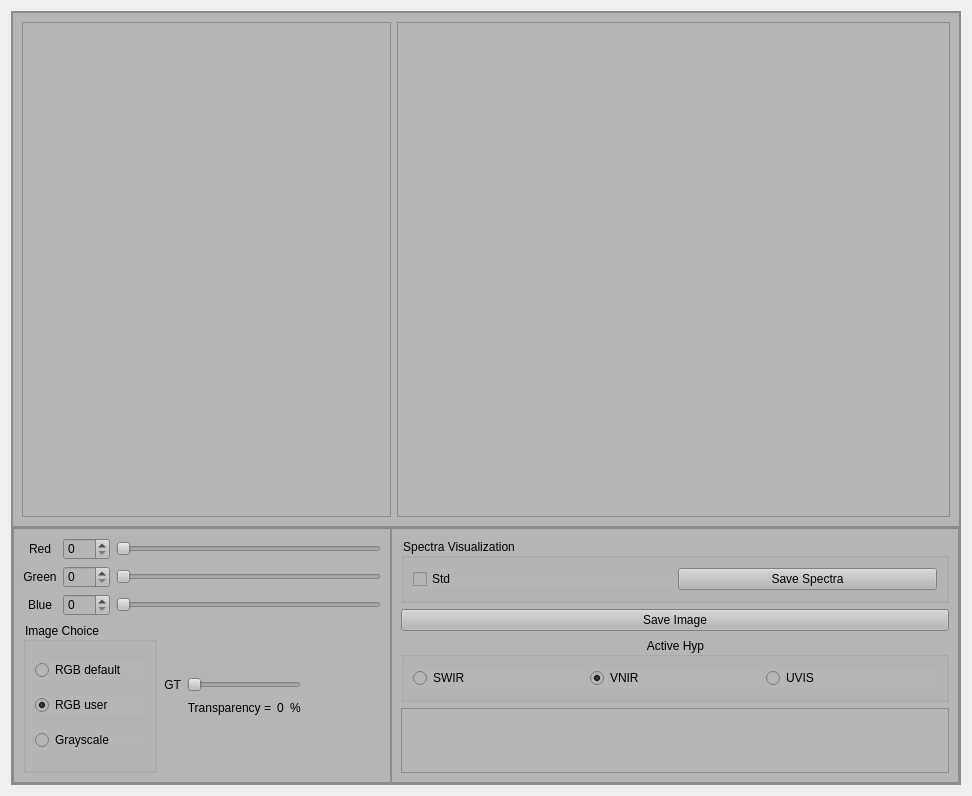
<?xml version="1.0" encoding="UTF-8"?>
<ui version="4.0">
 <class>DataVizualisation</class>
 <widget class="QWidget" name="DataVizualisation">
  <property name="geometry">
   <rect>
    <x>0</x>
    <y>0</y>
    <width>972</width>
    <height>796</height>
   </rect>
  </property>
  <property name="windowTitle">
   <string>Data Visualization Tool</string>
  </property>
  <layout class="QVBoxLayout" name="verticalLayout_2">
   <item>
    <widget class="QFrame" name="frame_principal">
     <property name="minimumSize">
      <size>
       <width>200</width>
       <height>400</height>
      </size>
     </property>
     <property name="font">
      <font>
       <pointsize>10</pointsize>
      </font>
     </property>
     <property name="styleSheet">
      <string notr="true">background-color: rgb(181, 181, 181);</string>
     </property>
     <property name="frameShape">
      <enum>QFrame::StyledPanel</enum>
     </property>
     <property name="frameShadow">
      <enum>QFrame::Raised</enum>
     </property>
     <layout class="QVBoxLayout" name="verticalLayout" stretch="2,1">
      <property name="spacing">
       <number>0</number>
      </property>
      <property name="leftMargin">
       <number>0</number>
      </property>
      <property name="topMargin">
       <number>0</number>
      </property>
      <property name="rightMargin">
       <number>0</number>
      </property>
      <property name="bottomMargin">
       <number>0</number>
      </property>
      <item>
       <widget class="QFrame" name="frame_up">
        <property name="minimumSize">
         <size>
          <width>0</width>
          <height>0</height>
         </size>
        </property>
        <property name="styleSheet">
         <string notr="true"/>
        </property>
        <property name="frameShape">
         <enum>QFrame::StyledPanel</enum>
        </property>
        <property name="frameShadow">
         <enum>QFrame::Raised</enum>
        </property>
        <layout class="QHBoxLayout" name="horizontalLayout" stretch="2,3">
         <item>
          <widget class="QFrame" name="frame_image">
           <property name="styleSheet">
            <string notr="true"/>
           </property>
           <property name="frameShape">
            <enum>QFrame::StyledPanel</enum>
           </property>
           <property name="frameShadow">
            <enum>QFrame::Raised</enum>
           </property>
           <layout class="QHBoxLayout" name="horizontalLayout_2">
            <property name="spacing">
             <number>0</number>
            </property>
            <property name="leftMargin">
             <number>0</number>
            </property>
            <property name="topMargin">
             <number>0</number>
            </property>
            <property name="rightMargin">
             <number>0</number>
            </property>
            <property name="bottomMargin">
             <number>0</number>
            </property>
            <item>
             <layout class="QVBoxLayout" name="verticalLayout_image">
              <property name="spacing">
               <number>0</number>
              </property>
             </layout>
            </item>
           </layout>
          </widget>
         </item>
         <item>
          <widget class="QFrame" name="frame">
           <property name="minimumSize">
            <size>
             <width>0</width>
             <height>200</height>
            </size>
           </property>
           <property name="styleSheet">
            <string notr="true"/>
           </property>
           <property name="frameShape">
            <enum>QFrame::StyledPanel</enum>
           </property>
           <property name="frameShadow">
            <enum>QFrame::Raised</enum>
           </property>
           <layout class="QHBoxLayout" name="horizontalLayout_6">
            <property name="leftMargin">
             <number>0</number>
            </property>
            <property name="topMargin">
             <number>0</number>
            </property>
            <property name="rightMargin">
             <number>0</number>
            </property>
            <property name="bottomMargin">
             <number>0</number>
            </property>
            <item>
             <layout class="QVBoxLayout" name="verticalLayout_spectra"/>
            </item>
           </layout>
          </widget>
         </item>
        </layout>
       </widget>
      </item>
      <item>
       <widget class="QFrame" name="frame_down">
        <property name="styleSheet">
         <string notr="true"/>
        </property>
        <property name="frameShape">
         <enum>QFrame::StyledPanel</enum>
        </property>
        <property name="frameShadow">
         <enum>QFrame::Raised</enum>
        </property>
        <layout class="QHBoxLayout" name="horizontalLayout_3" stretch="2,3">
         <property name="spacing">
          <number>0</number>
         </property>
         <property name="leftMargin">
          <number>0</number>
         </property>
         <property name="topMargin">
          <number>0</number>
         </property>
         <property name="rightMargin">
          <number>0</number>
         </property>
         <property name="bottomMargin">
          <number>0</number>
         </property>
         <item>
          <widget class="QFrame" name="frame_display_options">
           <property name="styleSheet">
            <string notr="true"/>
           </property>
           <property name="frameShape">
            <enum>QFrame::StyledPanel</enum>
           </property>
           <property name="frameShadow">
            <enum>QFrame::Raised</enum>
           </property>
           <layout class="QVBoxLayout" name="verticalLayout_6" stretch="3,3">
            <property name="sizeConstraint">
             <enum>QLayout::SetDefaultConstraint</enum>
            </property>
            <item>
             <layout class="QGridLayout" name="gridLayout_RGBchannels">
              <item row="1" column="2">
               <widget class="QSlider" name="horizontalSlider_green_channel">
                <property name="maximum">
                 <number>149</number>
                </property>
                <property name="value">
                 <number>0</number>
                </property>
                <property name="orientation">
                 <enum>Qt::Horizontal</enum>
                </property>
               </widget>
              </item>
              <item row="0" column="2">
               <widget class="QSlider" name="horizontalSlider_red_channel">
                <property name="maximum">
                 <number>149</number>
                </property>
                <property name="value">
                 <number>0</number>
                </property>
                <property name="orientation">
                 <enum>Qt::Horizontal</enum>
                </property>
               </widget>
              </item>
              <item row="2" column="2">
               <widget class="QSlider" name="horizontalSlider_blue_channel">
                <property name="maximum">
                 <number>149</number>
                </property>
                <property name="value">
                 <number>0</number>
                </property>
                <property name="orientation">
                 <enum>Qt::Horizontal</enum>
                </property>
               </widget>
              </item>
              <item row="0" column="0">
               <widget class="QLabel" name="label_red_channel">
                <property name="text">
                 <string>Red</string>
                </property>
                <property name="alignment">
                 <set>Qt::AlignCenter</set>
                </property>
               </widget>
              </item>
              <item row="1" column="1">
               <widget class="QSpinBox" name="spinBox_green_channel">
                <property name="maximum">
                 <number>149</number>
                </property>
                <property name="value">
                 <number>0</number>
                </property>
               </widget>
              </item>
              <item row="0" column="1">
               <widget class="QSpinBox" name="spinBox_red_channel">
                <property name="maximum">
                 <number>149</number>
                </property>
                <property name="singleStep">
                 <number>1</number>
                </property>
                <property name="value">
                 <number>0</number>
                </property>
               </widget>
              </item>
              <item row="1" column="0">
               <widget class="QLabel" name="label_green_channel">
                <property name="text">
                 <string>Green</string>
                </property>
                <property name="alignment">
                 <set>Qt::AlignCenter</set>
                </property>
               </widget>
              </item>
              <item row="2" column="1">
               <widget class="QSpinBox" name="spinBox_blue_channel">
                <property name="maximum">
                 <number>149</number>
                </property>
                <property name="value">
                 <number>0</number>
                </property>
               </widget>
              </item>
              <item row="2" column="0">
               <widget class="QLabel" name="label_blue_channel">
                <property name="text">
                 <string>Blue</string>
                </property>
                <property name="alignment">
                 <set>Qt::AlignCenter</set>
                </property>
               </widget>
              </item>
             </layout>
            </item>
            <item>
             <layout class="QHBoxLayout" name="horizontalLayout_4" stretch="1,1,0,0">
              <item>
               <widget class="QGroupBox" name="groupBox_image_type">
                <property name="title">
                 <string>Image Choice</string>
                </property>
                <layout class="QVBoxLayout" name="verticalLayout_3">
                 <item>
                  <widget class="QRadioButton" name="radioButton_rgb_default">
                   <property name="text">
                    <string>RGB default</string>
                   </property>
                  </widget>
                 </item>
                 <item>
                  <widget class="QRadioButton" name="radioButton_rgb_user">
                   <property name="enabled">
                    <bool>true</bool>
                   </property>
                   <property name="text">
                    <string>RGB user</string>
                   </property>
                   <property name="checked">
                    <bool>true</bool>
                   </property>
                  </widget>
                 </item>
                 <item>
                  <widget class="QRadioButton" name="radioButton_grayscale">
                   <property name="text">
                    <string>Grayscale</string>
                   </property>
                  </widget>
                 </item>
                </layout>
               </widget>
              </item>
              <item>
               <layout class="QGridLayout" name="gridLayout_2">
                <item row="2" column="1">
                 <widget class="QLabel" name="label_transparency">
                  <property name="text">
                   <string>Transparency =</string>
                  </property>
                  <property name="alignment">
                   <set>Qt::AlignRight|Qt::AlignTrailing|Qt::AlignVCenter</set>
                  </property>
                 </widget>
                </item>
                <item row="1" column="0">
                 <widget class="QLabel" name="label_GT">
                  <property name="text">
                   <string>GT</string>
                  </property>
                  <property name="alignment">
                   <set>Qt::AlignRight|Qt::AlignTrailing|Qt::AlignVCenter</set>
                  </property>
                 </widget>
                </item>
                <item row="2" column="0">
                 <spacer name="horizontalSpacer">
                  <property name="orientation">
                   <enum>Qt::Horizontal</enum>
                  </property>
                  <property name="sizeHint" stdset="0">
                   <size>
                    <width>40</width>
                    <height>20</height>
                   </size>
                  </property>
                 </spacer>
                </item>
                <item row="3" column="1">
                 <spacer name="verticalSpacer_2">
                  <property name="orientation">
                   <enum>Qt::Vertical</enum>
                  </property>
                  <property name="sizeHint" stdset="0">
                   <size>
                    <width>20</width>
                    <height>40</height>
                   </size>
                  </property>
                 </spacer>
                </item>
                <item row="1" column="1" colspan="3">
                 <widget class="QSlider" name="horizontalSlider_transparency_GT">
                  <property name="maximum">
                   <number>100</number>
                  </property>
                  <property name="value">
                   <number>0</number>
                  </property>
                  <property name="sliderPosition">
                   <number>0</number>
                  </property>
                  <property name="orientation">
                   <enum>Qt::Horizontal</enum>
                  </property>
                 </widget>
                </item>
                <item row="2" column="2">
                 <widget class="QLabel" name="label_transparency_value">
                  <property name="text">
                   <string>0</string>
                  </property>
                  <property name="alignment">
                   <set>Qt::AlignCenter</set>
                  </property>
                 </widget>
                </item>
                <item row="0" column="1">
                 <spacer name="verticalSpacer">
                  <property name="orientation">
                   <enum>Qt::Vertical</enum>
                  </property>
                  <property name="sizeHint" stdset="0">
                   <size>
                    <width>20</width>
                    <height>40</height>
                   </size>
                  </property>
                 </spacer>
                </item>
                <item row="2" column="3">
                 <widget class="QLabel" name="label">
                  <property name="text">
                   <string>%</string>
                  </property>
                 </widget>
                </item>
               </layout>
              </item>
              <item>
               <spacer name="horizontalSpacer_3">
                <property name="orientation">
                 <enum>Qt::Horizontal</enum>
                </property>
                <property name="sizeHint" stdset="0">
                 <size>
                  <width>40</width>
                  <height>20</height>
                 </size>
                </property>
               </spacer>
              </item>
              <item>
               <spacer name="horizontalSpacer_2">
                <property name="orientation">
                 <enum>Qt::Horizontal</enum>
                </property>
                <property name="sizeHint" stdset="0">
                 <size>
                  <width>40</width>
                  <height>20</height>
                 </size>
                </property>
               </spacer>
              </item>
             </layout>
            </item>
           </layout>
          </widget>
         </item>
         <item>
          <widget class="QFrame" name="frame_spectra">
           <property name="styleSheet">
            <string notr="true"/>
           </property>
           <property name="frameShape">
            <enum>QFrame::StyledPanel</enum>
           </property>
           <property name="frameShadow">
            <enum>QFrame::Raised</enum>
           </property>
           <layout class="QVBoxLayout" name="verticalLayout_4" stretch="0,0,0,0">
            <item>
             <widget class="QGroupBox" name="groupBox_2">
              <property name="title">
               <string>Spectra Visualization</string>
              </property>
              <layout class="QHBoxLayout" name="horizontalLayout_7">
               <item>
                <widget class="QCheckBox" name="checkBox_std">
                 <property name="text">
                  <string>Std</string>
                 </property>
                </widget>
               </item>
               <item>
                <widget class="QPushButton" name="pushButton_save_spectra">
                 <property name="text">
                  <string>Save Spectra</string>
                 </property>
                </widget>
               </item>
              </layout>
             </widget>
            </item>
            <item>
             <widget class="QPushButton" name="pushButton_save_image">
              <property name="styleSheet">
               <string notr="true"/>
              </property>
              <property name="text">
               <string>Save Image</string>
              </property>
              <property name="autoExclusive">
               <bool>false</bool>
              </property>
             </widget>
            </item>
            <item>
             <widget class="QGroupBox" name="groupBox_ActiceHyp">
              <property name="title">
               <string>Active Hyp</string>
              </property>
              <property name="alignment">
               <set>Qt::AlignCenter</set>
              </property>
              <layout class="QHBoxLayout" name="horizontalLayout_5">
               <item>
                <widget class="QRadioButton" name="radioButton_SWIR">
                 <property name="text">
                  <string>SWIR</string>
                 </property>
                </widget>
               </item>
               <item>
                <widget class="QRadioButton" name="radioButton_VNIR">
                 <property name="text">
                  <string>VNIR</string>
                 </property>
                 <property name="checked">
                  <bool>true</bool>
                 </property>
                </widget>
               </item>
               <item>
                <widget class="QRadioButton" name="radioButton_UVIS">
                 <property name="text">
                  <string>UVIS</string>
                 </property>
                </widget>
               </item>
              </layout>
             </widget>
            </item>
            <item>
             <widget class="QLabel" name="label_general_message">
              <property name="styleSheet">
               <string notr="true"/>
              </property>
              <property name="frameShape">
               <enum>QFrame::StyledPanel</enum>
              </property>
              <property name="text">
               <string/>
              </property>
              <property name="alignment">
               <set>Qt::AlignCenter</set>
              </property>
              <property name="wordWrap">
               <bool>true</bool>
              </property>
             </widget>
            </item>
           </layout>
          </widget>
         </item>
        </layout>
       </widget>
      </item>
     </layout>
    </widget>
   </item>
  </layout>
 </widget>
 <resources/>
 <connections/>
</ui>
